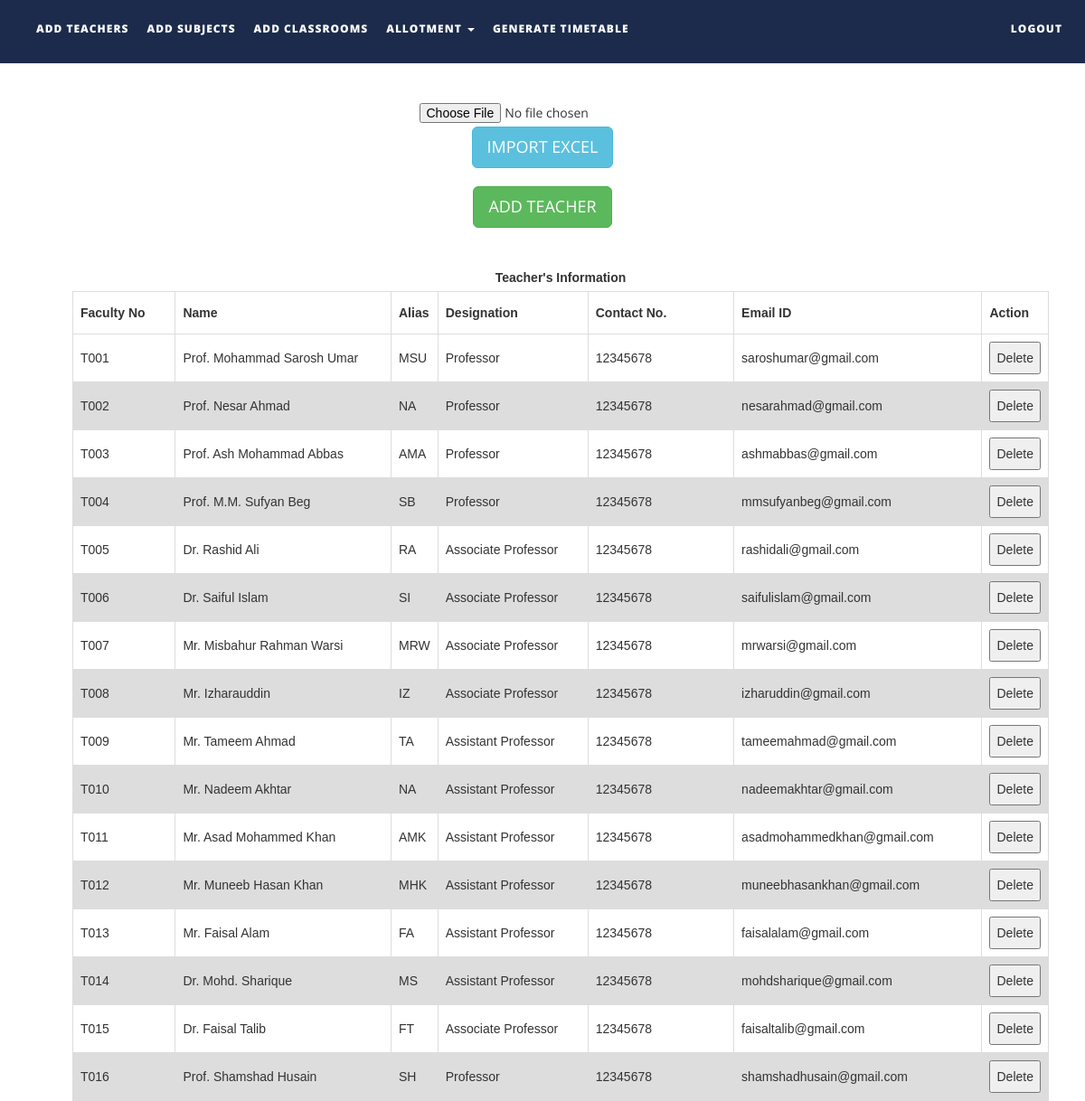
The app's page /files/addteachers.php with its own data.
### tables this page shows
CREATE TABLE `teachers` (
  `faculty_number` varchar(10) NOT NULL,
  `name` text NOT NULL,
  `alias` varchar(10) NOT NULL,
  `designation` varchar(30) NOT NULL,
  `contact_number` varchar(15) NOT NULL,
  `emailid` varchar(50) NOT NULL
);

### files/addteachers.php (the view, shortened to what this page needs)
<!DOCTYPE html>
<html xmlns="http://www.w3.org/1999/xhtml">
<head>
    <link href="assets/css/bootstrap.css" rel="stylesheet"/>
    <link href="assets/css/font-awesome.min.css" rel="stylesheet"/>
    <link href="assets/css/flexslider.css" rel="stylesheet"/>
    <link href="assets/css/style.css" rel="stylesheet"/>
</head>
<body>
<div class="navbar navbar-inverse navbar-fixed-top " id="menu">
    <div class="container">
        <div class="navbar-collapse collapse move-me">
            <ul class="nav navbar-nav navbar-left">
                <li><a href="addteachers.php">ADD TEACHERS</a></li>
                <li><a href="addsubjects.php">ADD SUBJECTS</a></li>
                <li><a href="addclassrooms.php">ADD CLASSROOMS</a></li>
                <li class="dropdown"><a class="dropdown-toggle" data-toggle="dropdown" aria-expanded="false">ALLOTMENT
                        <span class="caret"></span></a>
                </li>
                <li><a href="generatetimetable.php">GENERATE TIMETABLE</a></li>
            </ul>
            <ul class="nav navbar-nav navbar-right">
                <li><a href="index.php">LOGOUT</a></li>
            </ul>
        </div>
    </div>
</div>
<br>
<div align="center" style="margin-top:80px">
    <form name="import" method="post" enctype="multipart/form-data">
        <input type="file" name="file"/>
        <input type="submit" name="teacherexcel" id="teacherexcel" class="btn btn-info btn-lg" value="IMPORT EXCEL"/>
    </form>
</div>
<div align="center" style="margin-top:20px">
    <button id="teachermanual" class="btn btn-success btn-lg">ADD TEACHER</button>
</div>
<div>
    <br>
    <table id=teacherstable style="margin-left: 80px">
        <caption><strong>Teacher's Information </strong></caption>
        <tr>
            <th width="130">Faculty No</th>
            <th width=290>Name</th>
            <th width=50>Alias</th>
            <th width="190">Designation</th>
            <th width="190">Contact No.</th>
            <th width="290">Email ID</th>
            <th width="40">Action</th>
        </tr>
        <tbody>
        <?php
        $q = mysqli_query(mysqli_connect("localhost", "root", "", "ttms"),
            "SELECT * FROM teachers ORDER BY faculty_number ASC");
        while ($row = mysqli_fetch_assoc($q)) {
            echo "<tr><td>{$row['faculty_number']}</td>
                    <td>{$row['name']}</td>
                    <td>{$row['alias']}</td>
                    <td>{$row['designation']}</td>
                    <td>{$row['contact_number']}</td>
                    <td>{$row['emailid']}</td>
                   <td>
                    <button>Delete</button></td>
                    </tr>\n";
        }
        ?>
        </tbody>
    </table>
</div>
</body>
</html>

### files/assets/css/style.css (style rules this page uses)
#menu { background-color: rgba(28, 43, 75, 1); color: #fff; font-size: 12px; font-weight: 900; letter-spacing: 1px; min-height: 70px; }
.navbar-inverse { border-color: transparent; }
.navbar-inverse .navbar-nav > li > a, .navbar-inverse .navbar-nav > li > a:hover { color: #FFF; padding: 22px 10px; }

### files/addteachers.php (style rules this page uses)
table { margin-top: 10px; font-family: arial, sans-serif; border-collapse: collapse; margin-left: 30px; width: 90%; }
td, th { border: 1px solid #dddddd; text-align: left; padding: 8px; }
tr:nth-child(even) { background-color: #dddddd; }

### records on screen
teachers: faculty_number "T001", name "Prof. Mohammad Sarosh Umar", alias "MSU", designation "Professor", contact_number "12345678", emailid "saroshumar@gmail.com"
teachers: faculty_number "T002", name "Prof. Nesar Ahmad", alias "NA", designation "Professor", contact_number "12345678", emailid "nesarahmad@gmail.com"
teachers: faculty_number "T003", name "Prof. Ash Mohammad Abbas", alias "AMA", designation "Professor", contact_number "12345678", emailid "ashmabbas@gmail.com"
teachers: faculty_number "T004", name "Prof. M.M. Sufyan Beg", alias "SB", designation "Professor", contact_number "12345678", emailid "mmsufyanbeg@gmail.com"
teachers: faculty_number "T005", name "Dr. Rashid Ali", alias "RA", designation "Associate Professor", contact_number "12345678", emailid "rashidali@gmail.com"
teachers: faculty_number "T006", name "Dr. Saiful Islam", alias "SI", designation "Associate Professor", contact_number "12345678", emailid "saifulislam@gmail.com"
teachers: faculty_number "T007", name "Mr. Misbahur Rahman Warsi", alias "MRW", designation "Associate Professor", contact_number "12345678", emailid "mrwarsi@gmail.com"
teachers: faculty_number "T008", name "Mr. Izharauddin", alias "IZ", designation "Associate Professor", contact_number "12345678", emailid "izharuddin@gmail.com"
teachers: faculty_number "T009", name "Mr. Tameem Ahmad", alias "TA", designation "Assistant Professor", contact_number "12345678", emailid "tameemahmad@gmail.com"
teachers: faculty_number "T010", name "Mr. Nadeem Akhtar", alias "NA", designation "Assistant Professor", contact_number "12345678", emailid "nadeemakhtar@gmail.com"
teachers: faculty_number "T011", name "Mr. Asad Mohammed Khan", alias "AMK", designation "Assistant Professor", contact_number "12345678", emailid "asadmohammedkhan@gmail.com"
teachers: faculty_number "T012", name "Mr. Muneeb Hasan Khan", alias "MHK", designation "Assistant Professor", contact_number "12345678", emailid "muneebhasankhan@gmail.com"
teachers: faculty_number "T013", name "Mr. Faisal Alam", alias "FA", designation "Assistant Professor", contact_number "12345678", emailid "faisalalam@gmail.com"
teachers: faculty_number "T014", name "Dr. Mohd. Sharique", alias "MS", designation "Assistant Professor", contact_number "12345678", emailid "mohdsharique@gmail.com"
teachers: faculty_number "T015", name "Dr. Faisal Talib", alias "FT", designation "Associate Professor", contact_number "12345678", emailid "faisaltalib@gmail.com"
teachers: faculty_number "T016", name "Prof. Shamshad Husain", alias "SH", designation "Professor", contact_number "12345678", emailid "shamshadhusain@gmail.com"
